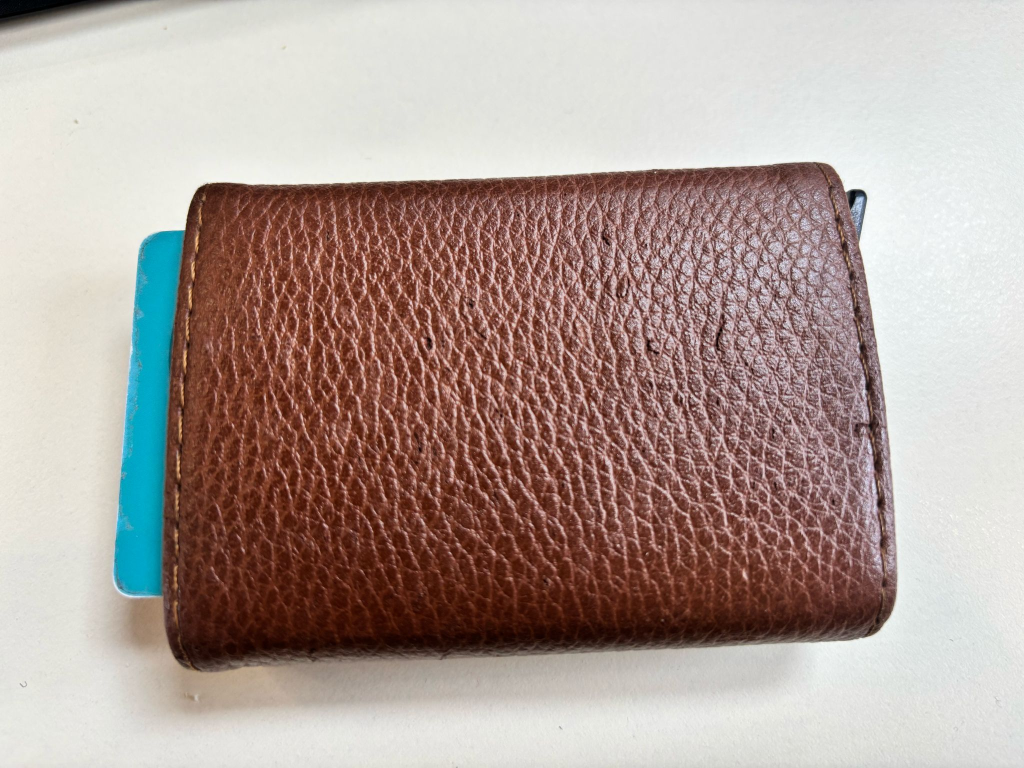
#> input picture week5/day2/image1.jpeg, 2048 x 1536 px (shown at 1/2 size)
$ python drawMatches.py
#> lines starting #> are read from the running program, lines starting #| are printed output that depends on the picture
import numpy as np
import cv2


# Read the query image as query_img
# and train image This query image
# is what you need to find in train image
# Save it in the same directory
# with the name image.jpg
query_img = cv2.imread('image1.jpeg')
#> query_img is the input picture: shape (1536, 2048, 3); mean B, G, R 153.6, 160.1, 176.1
train_img = cv2.imread('image2.jpeg')
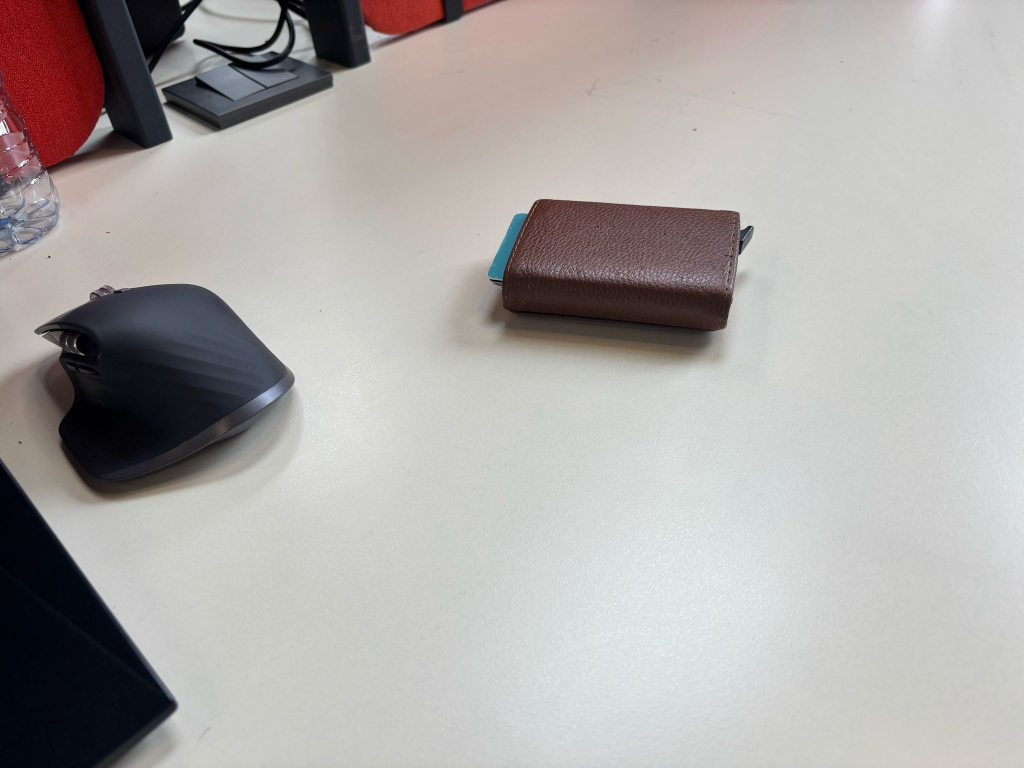
#> input picture week5/day2/image2.jpeg, 2048 x 1536 px (shown at 1/2 size)
#> train_img is the input picture: shape (1536, 2048, 3); mean B, G, R 168, 169.6, 173.3

# Convert it to grayscale
query_img_bw = cv2.cvtColor(query_img,cv2.COLOR_BGR2GRAY)
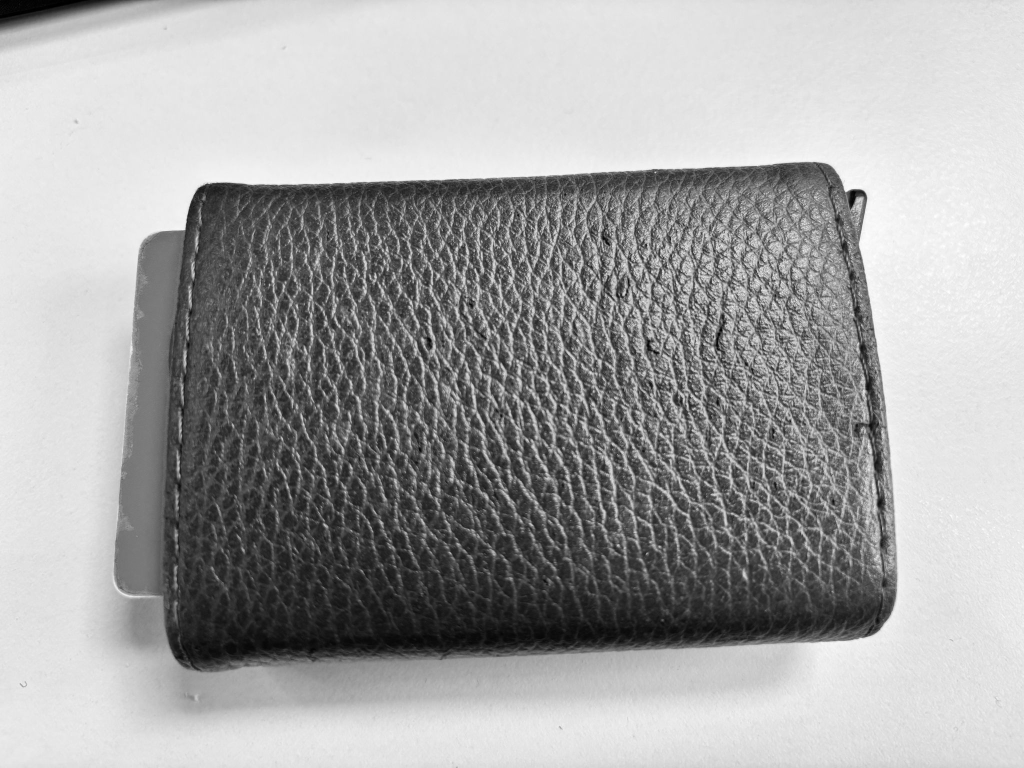
#> query_img_bw: shape (1536, 2048) (shown at 1/2 size); min 0, max 255, mean 164.2
train_img_bw = cv2.cvtColor(train_img, cv2.COLOR_BGR2GRAY)
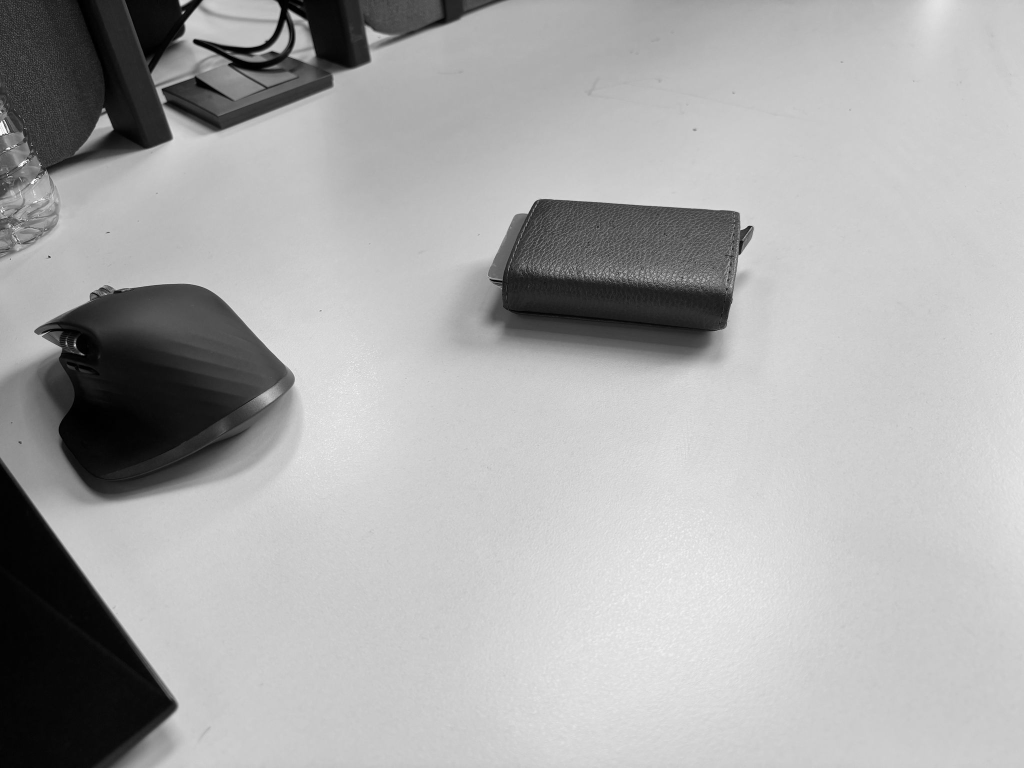
#> train_img_bw: shape (1536, 2048) (shown at 1/2 size); min 0, max 255, mean 170.6

# Initialize the ORB detector algorithm
orb = cv2.ORB_create()

# Now detect the keypoints and compute
# the descriptors for the query image
# and train image
queryKeypoints, queryDescriptors = orb.detectAndCompute(query_img_bw,None)
#> queryKeypoints = 500 keypoints; strongest (x, y, size): (1727, 383, 111.1), (1693, 376, 92.6), (1726, 382, 92.6), (1691, 376, 111.1)
trainKeypoints, trainDescriptors = orb.detectAndCompute(train_img_bw,None)
#> trainKeypoints = 500 keypoints; strongest (x, y, size): (55, 319, 31), (99, 513, 31), (388, 82, 77.1), (387, 81, 53.6)

# Initialize the Matcher for matching
# the keypoints and then match the
# keypoints
matcher = cv2.BFMatcher()
matches = matcher.match(queryDescriptors,trainDescriptors)
#> matches = 500 matches
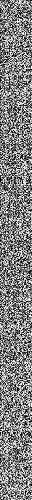
#> queryDescriptors: shape (500, 32); min 0, max 255, mean 128.8

# draw the matches to the final image
# containing both the images the drawMatches()
# function takes both images and keypoints
# and outputs the matched query image with
# its train image
final_img = cv2.drawMatches(query_img, queryKeypoints,
train_img, trainKeypoints, matches[:20],None)
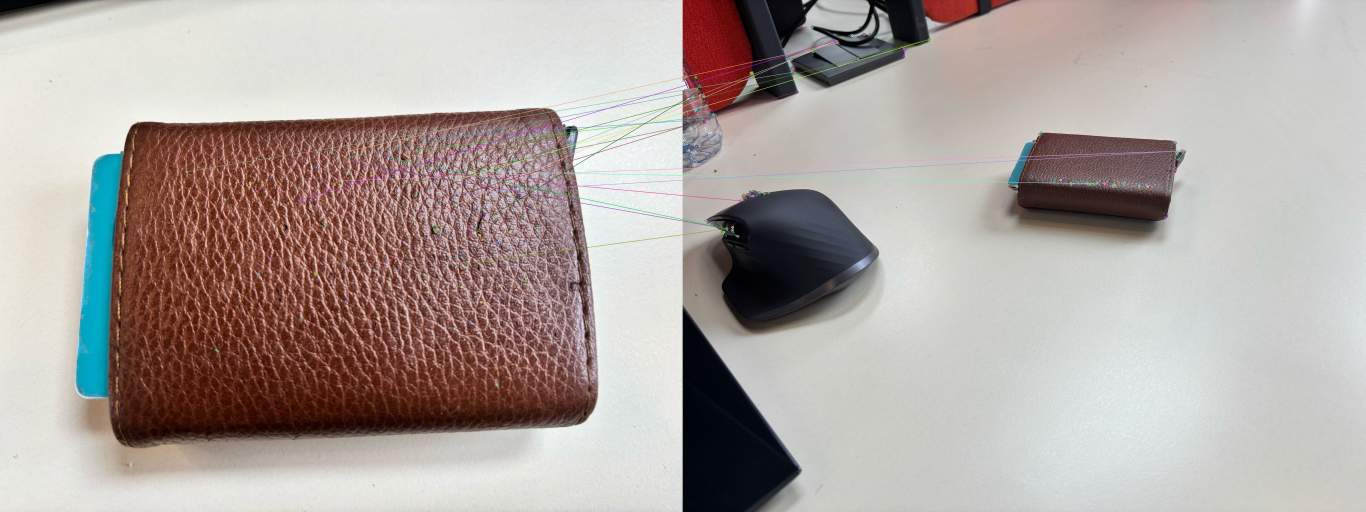
#> final_img: shape (1536, 4096, 3) (shown at 1/3 size); mean B, G, R 160.8, 164.9, 174.6

final_img = cv2.resize(final_img, (1000,650))
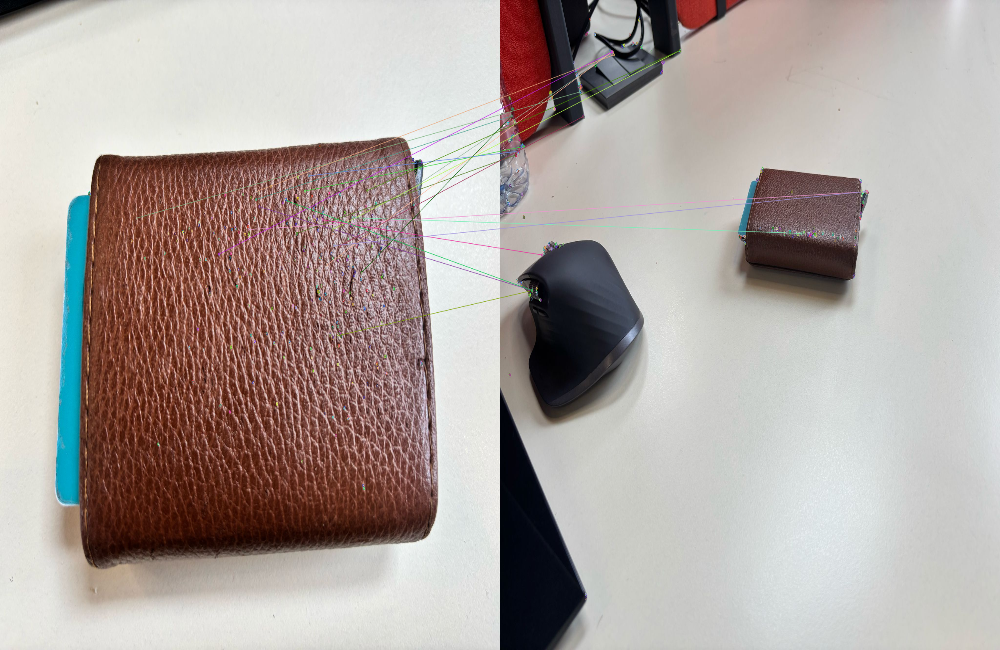
#> final_img: shape (650, 1000, 3); mean B, G, R 160.7, 164.8, 174.5

# Show the final image
cv2.imshow("Matches", final_img)
cv2.waitKey(3000)
